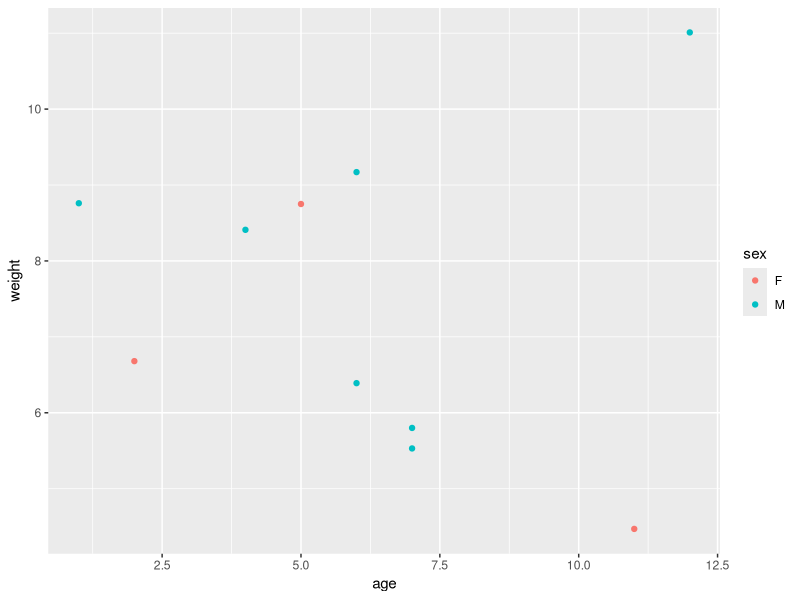
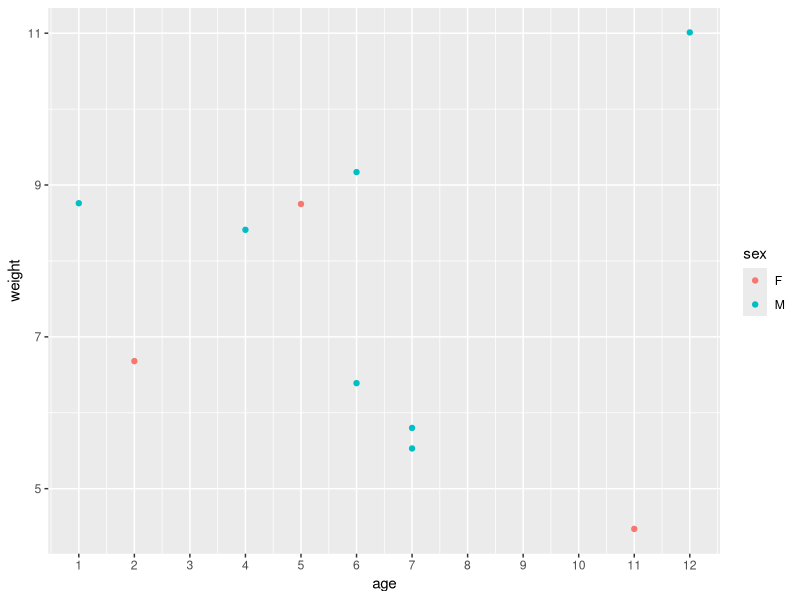
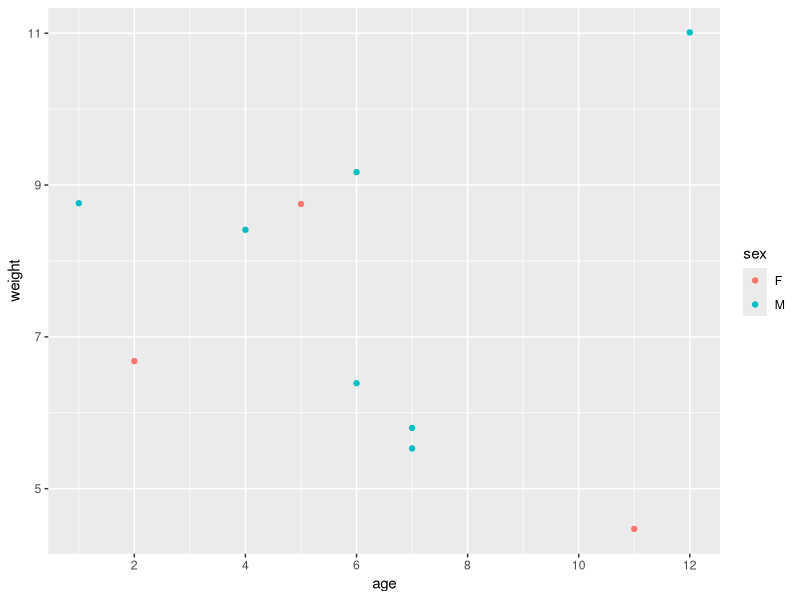
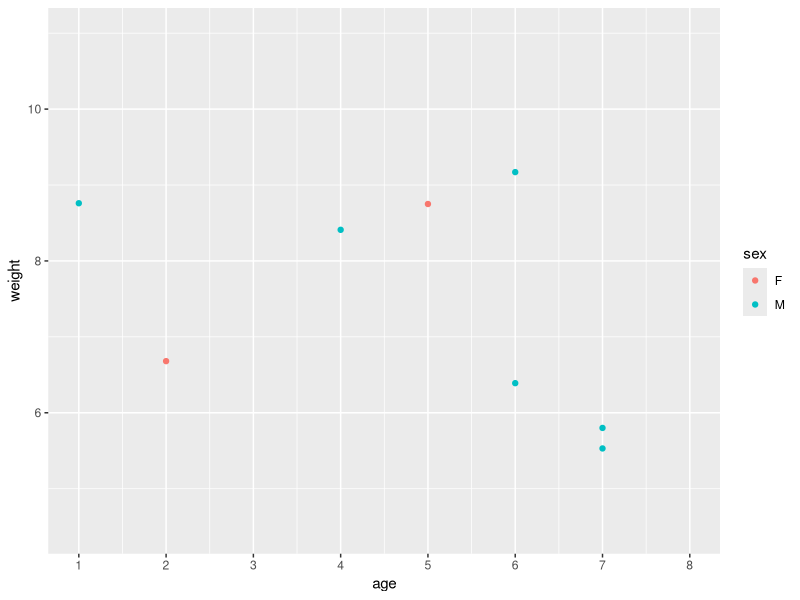
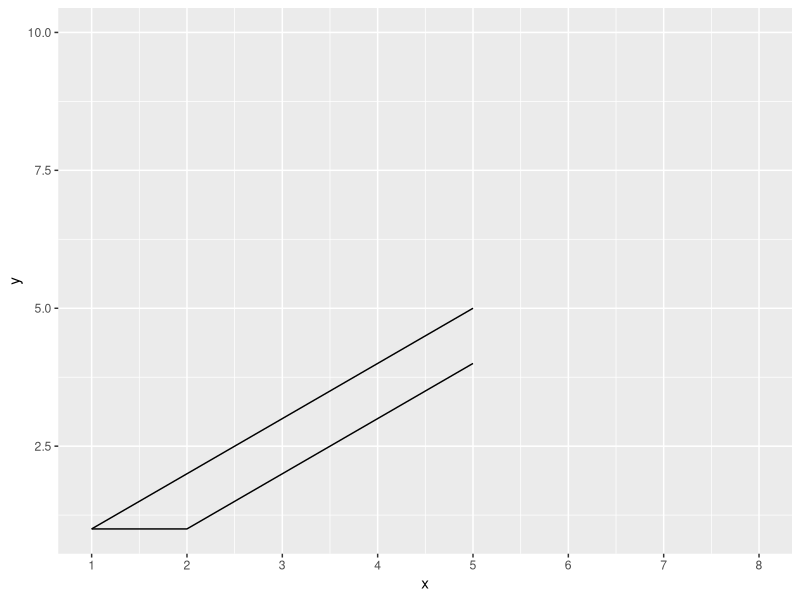
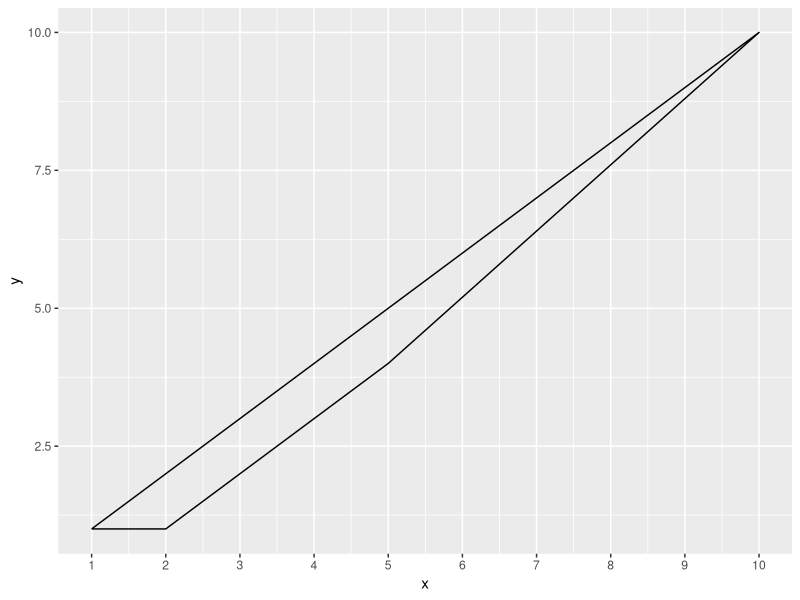
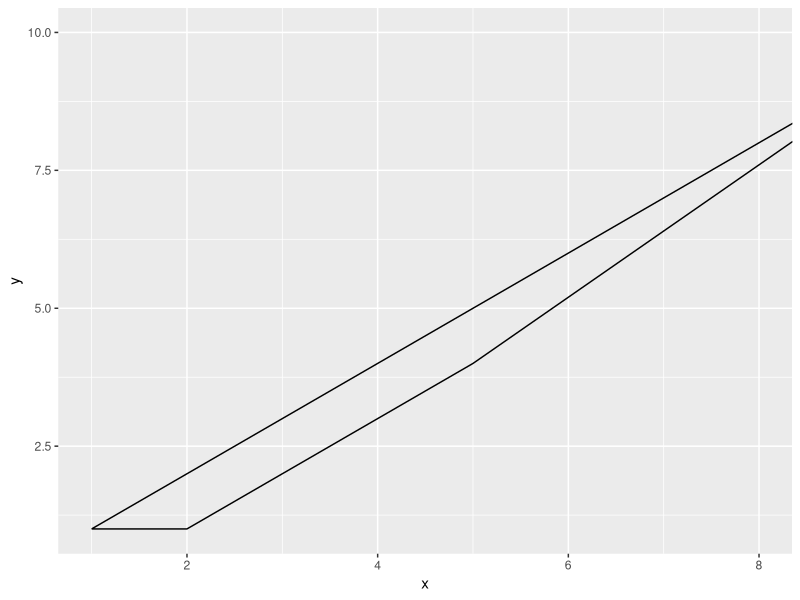
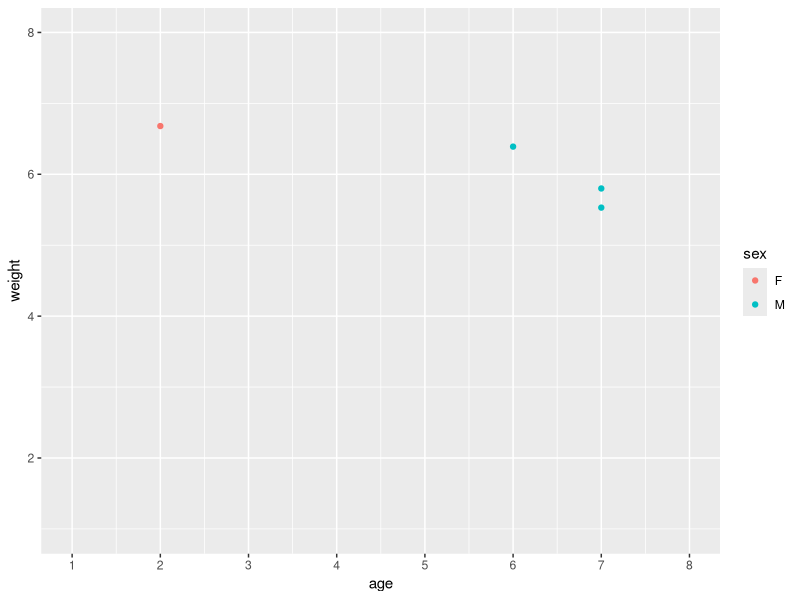

Here is the R script that generated these plots, in order:
## ---- chunk 1
library(tidyverse)
library(ggplot2)
## ---- chunk 2
pets <- read_csv("clean_data/pets.csv")

ggplot(pets) +
  aes(age, weight, colour = sex) +
  geom_point()
## ---- chunk 3
ggplot(data = pets, mapping = aes(x = age, y = weight, colour = sex)) +
  geom_point() +
  scale_x_continuous(breaks = 1:13) +
  scale_y_continuous(breaks = c(5, 7, 9, 11))
## ---- chunk 4
ggplot(data = pets, mapping = aes(x = age, y = weight, colour = sex)) +
  geom_point() +
  scale_x_continuous(breaks = c(2, 4, 6, 8, 10, 12)) +
  scale_y_continuous(breaks = c(5, 7, 9, 11))
## ---- chunk 5
ggplot(pets) +
  aes(age, weight, colour = sex) +
  geom_point() +
  scale_x_continuous(
    breaks = 1:13,
    limits = c(1, 8)
    )


## ---- chunk 6
d <- data.frame(x = c(1:5, 10, 5:1),
                y = c(1:5, 10, 4:1, 1)) 

# with limits

d %>% 
  ggplot(aes(x, y)) +
  geom_path() +
  scale_x_continuous(breaks = 1:13, limits = c(1, 8))

# without limits

d %>% 
  ggplot(aes(x, y)) +
  geom_path() +
  scale_x_continuous(breaks = 1:13)

# 

d %>% 
  ggplot(aes(x, y)) +
  geom_path() +
  coord_cartesian(xlim = c(1, 8))
## ---- chunk 7
ggplot(pets) +
  aes(age, weight, colour = sex) +
  geom_point() +
  scale_x_continuous(
    breaks = 1:13,
    limits = c(1, 8)
    ) +
  scale_y_continuous(
    breaks = c(2, 4, 6, 8),
    limits = c(1, 8))
## ---- chunk 8
ggplot(pets, mapping = aes(x = animal, fill = sex)) +
  geom_bar() +
  coord_flip()


## ---- chunk 9
ggplot(pets, mapping = aes(x = animal, fill = sex)) +
  geom_bar()

ggplot(pets, mapping = aes(y = animal, fill = sex)) +
  geom_bar()
## ---- chunk 10
monthly_sales <- read_csv("clean_data/monthly_sales.csv")

monthly_sales <- monthly_sales %>%
  mutate(month = factor(month, levels = c("Jan", "Feb", "March", "April"))) 

ggplot(monthly_sales) +
  aes(x = branch, y = sales, fill = month) +
  geom_col(position = "dodge") +
  coord_flip()
## ---- chunk 11
monthly_sales <- read_csv("clean_data/monthly_sales.csv")

# monthly_sales <- monthly_sales %>%
#   mutate(month = factor(month, levels = c("Jan", "Feb", "March", "April"))) 

ggplot(monthly_sales) +
  aes(x = branch, y = sales, fill = month) +
  geom_col(position = "dodge") +
  coord_flip()
## ---- chunk 12
monthly_sales %>%
  mutate(month = factor(month, levels = c("Jan", "Feb", "March", "April")),
         sales_thousands = sales/1000) %>%
ggplot() +
  aes(x = branch, y = sales_thousands, fill = month) +
  geom_col(position = "dodge") +
  ylab("Sales (1000 units)") +
  coord_flip()
## ---- chunk 13
monthly_sales %>%
  mutate(month = factor(month, levels = c("Jan", "Feb", "March", "April")),
         sales_thousands = sales/1000) %>%
ggplot() +
  aes(x = branch, y = sales, fill = month) +
  geom_col(position = "dodge") +
  scale_y_continuous(labels = scales::comma) +
  coord_flip()
## ---- chunk 14
pets_update <- pets %>% 
  add_row(age = c(5, 70), weight = c(40, 14), sex = c('M', 'F'))
ggplot(pets_update) +
  aes(age, weight, colour = sex) +
  geom_point() +
    # scale_y_continuous(trans = "log10", name = "log(weight)") +
    scale_x_continuous(trans = "log10", name = "log(height)") +
  geom_point(mapping = aes(x, y), colour = 'blue',
             data = tibble(x = c(2, 11, 15, 20), y = c(5, 5, 5, 5), sex = c(NA)))
